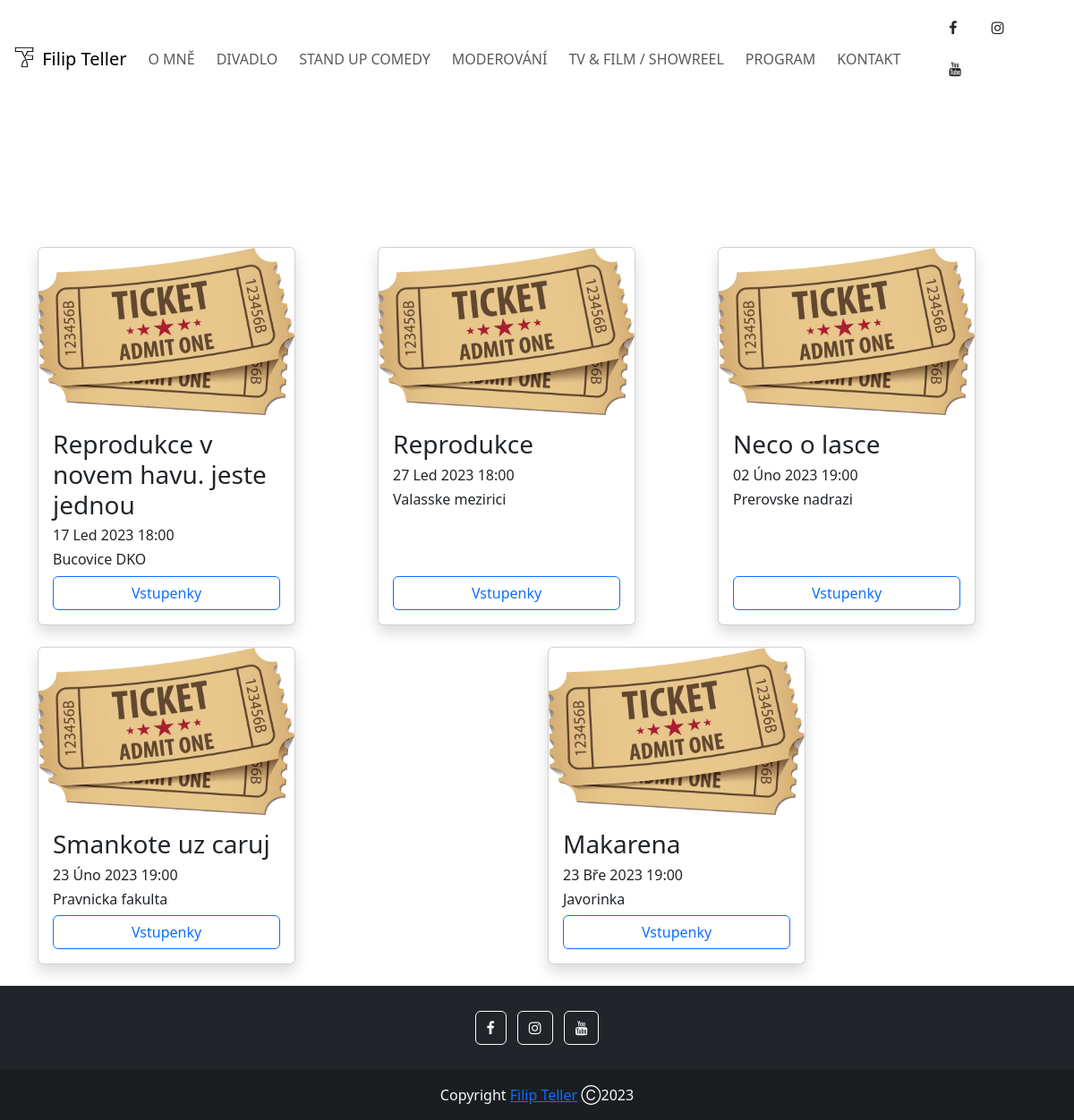
Screenshot of /program with the database file from the repository.
### ft_site/models.py (models this page shows, shortened)
class Event(models.Model):
	name = models.CharField('Představení', max_length=120, blank=True)
	date = models.DateTimeField('Datum', blank=True)
	venue = models.CharField('Místo konání', max_length=120, blank=True)
	tickets = models.CharField('Vstupenky', max_length=120, blank=True)
	description = models.TextField('Popis', blank=True)

### ft_site/views.py (the view)
# urls.py: path('program',views.program, name="program"),
def program(request):
	program = Event.objects.all().order_by('date')
	return render(request, 'site/program.html', {'program': program, })

### ft_site/templates/site/program.html
{% extends 'site/base.html' %}
{% block content %}
{% load static %}
{% load i18n %}
<div class="container ">
<br/><br/><br/>
<div class="row">
    {% for event in program %}
  <div class="col mb-4 d-flex align-items-stretch">
<div class="card shadow" style="width: 18rem;">
  <img src="{% static 'images/ticket.png' %}" class="card-img-top" alt="ticket">
  <div class="card-body d-flex flex-column">
    {% language 'cz' %}
    <h3 class="card-title">{{ event.name }}</h3>
    <h6 class="card-title">{{ event.date|date:"d M Y H:i" }}</h6>
    <h6 class="card-title">{{ event.venue }}</h6>
    {% endlanguage %}
     {% if user.is_authenticated %}
            <div align="left">
                <a href="{% url 'event_update' event.id %}" class="btn btn-outline-info">Upravit</a>&nbsp;&nbsp;&nbsp;
                <a href="{%url 'event_delete' event.id %}" class="btn btn-outline-danger">Smazat</a>&nbsp;&nbsp;&nbsp;
            </div><br/>
        </div>
            {% else %}
            <a href="{{event.tickets}}"  target="_blank" class="btn btn-outline-primary mt-auto">Vstupenky</a>
            </div>
            {% endif %}
            </div>
		</div>
        {% endfor %}
	</div>
</div>
{% endblock %}

### ft_site/templates/site/base.html (shortened to what this page needs)
<!doctype html>
<html lang="en">
  <head>
    <link href="https://cdn.jsdelivr.net/npm/bootstrap@5.3.0-alpha1/dist/css/bootstrap.min.css" rel="stylesheet">
    <link rel="stylesheet" href="https://cdnjs.cloudflare.com/ajax/libs/font-awesome/4.7.0/css/font-awesome.min.css">
  </head>
  <body class="d-flex flex-column min-vh-100">
	{% include "site/navbar.html" %}
	<br/><br/><br/>
	{% block content %}
	{% endblock %}
  </body>
  {% include "site/footer.html" %}
</html>

### ft_site/templates/site/navbar.html (shortened to what this page needs)
{% load static %}
<nav class="navbar navbar-expand-lg bg-white">
  <div class="container-fluid">
        <a class="navbar-brand" href="{% url 'home'%}">
      <img src="{% static 'images/FT_logo.png' %}" alt="Logo" width="30" height="24" class="d-inline-block align-text-top">
      Filip Teller
    </a>
    <div class="collapse navbar-collapse" id="navbarSupportedContent">
      <ul class="navbar-nav mx-auto mb-2 mb-lg-0 gap-2" style="width: 900px;">
        <li class="nav-item">
          <a class="nav-link" href="{% url 'about' %}">O MNĚ</a>
        </li>
            <li class="nav-item">
            <a class="nav-link" href="{% url 'divadlo' %}">DIVADLO</a>
          </li>
            <li class="nav-item">
            <a class="nav-link" href="{% url 'standup' %}">STAND UP COMEDY</a>
          </li>
           <li class="nav-item">
            <a class="nav-link" href="{% url 'moderation' %}">MODEROVÁNÍ</a>
          </li>
            <li class="nav-item">
            <a class="nav-link" href="{% url 'film' %}">TV & FILM / SHOWREEL</a>
          </li>
        {% if user.is_authenticated %}
        <li class="nav-item dropdown">
          <a class="nav-link dropdown-toggle" href="#" role="button" data-bs-toggle="dropdown" aria-expanded="false">
            PROGRAM
          </a>
          <ul class="dropdown-menu">
            <li><a class="dropdown-item" href="{% url 'program' %}">Program</a></li>
            <li><a class="dropdown-item" href="{% url 'program' %}">Upravit Program</a></li>
             <li><a class="dropdown-item" href="{% url 'event_add' %}">Přidat do Programu</a></li>
            <li><a class="dropdown-item" href="{% url 'program' %}">Vymazat z Programu</a></li>
          </ul>
        </li>
             <li class="nav-item">
          <a class="nav-link" href="{% url 'kontakt' %}">KONTAKT</a>
        </li>
        <li class="nav-item">
          <a class="nav-link" href="{% url 'logout_user' %}">Odhlasit</a>
        </li>
        {% else %}
        <li class="nav-item">
          <a class="nav-link" href="{% url 'program' %}">PROGRAM</a>
        </li>
             <li class="nav-item">
          <a class="nav-link" href="{% url 'kontakt' %}">KONTAKT</a>
        </li>
      </ul>
        <ul class="navbar-nav navbar-right gap-3">
              <section class="mb-4">
      <a class="btn btn-outline-gray btn-floating m-1" href="https://www.facebook.com/TellerFilip/" role="button"
        target="_blank"><i class="fa fa-facebook"></i
      ></a>
      <a class="btn btn-outline-gray btn-floating m-1" href="https://www.instagram.com/filipteller/?hl=cs" role="button"
      target="_blank"><i class="fa fa-instagram"></i
      ></a>
      <a class="btn btn-outline-gray btn-floating m-1" href="https://www.youtube.com/@filipteller2058/videos" target="_blank" role="button"
        ><i class="fa fa-youtube"></i
      ></a>
    </section>
        </ul>
        {% endif %}
    </div>
  </div>
</nav>

### ft_site/templates/site/footer.html (shortened to what this page needs)
<footer class="mt-auto bg-dark text-center text-white">
  <div class="container p-4 pb-0">
    <section class="mb-4">
      <a class="btn btn-outline-light btn-floating m-1" href="https://www.facebook.com/TellerFilip/" role="button"
        target="_blank"><i class="fa fa-facebook"></i
      ></a>
      <a class="btn btn-outline-light btn-floating m-1" href="https://www.instagram.com/filipteller/?hl=cs" role="button"
      target="_blank"><i class="fa fa-instagram"></i
      ></a>
      <a class="btn btn-outline-light btn-floating m-1" href="https://www.youtube.com/@filipteller2058/videos" target="_blank" role="button"
        ><i class="fa fa-youtube"></i
      ></a>
    </section>
  </div>
  {% if user.is_authenticated %}
  <div class="text-center p-3" style="background-color: rgba(0, 0, 0, 0.2);">
   <span class="text-light">Copyright Filip Teller Ⓒ{% now "Y" %}</span>
    </div>
  </div>
  {% else %}
  <div class="text-center p-3" style="background-color: rgba(0, 0, 0, 0.2);">
   <span class="text-light">Copyright <a href='{% url "login_user" %}'>Filip Teller</a> Ⓒ{% now "Y" %}</span>
    </div>
  {% endif %}
</footer>

### rows the page displays
Event: name "Reprodukce v novem havu. jeste jednou", date "17 Led 2023 18:00", venue "Bucovice DKO"
Event: name "Reprodukce", date "27 Led 2023 18:00", venue "Valasske mezirici"
Event: name "Neco o lasce", date "02 Úno 2023 19:00", venue "Prerovske nadrazi"
Event: name "Smankote uz caruj", date "23 Úno 2023 19:00", venue "Pravnicka fakulta"
Event: name "Makarena", date "23 Bře 2023 19:00", venue "Javorinka"
